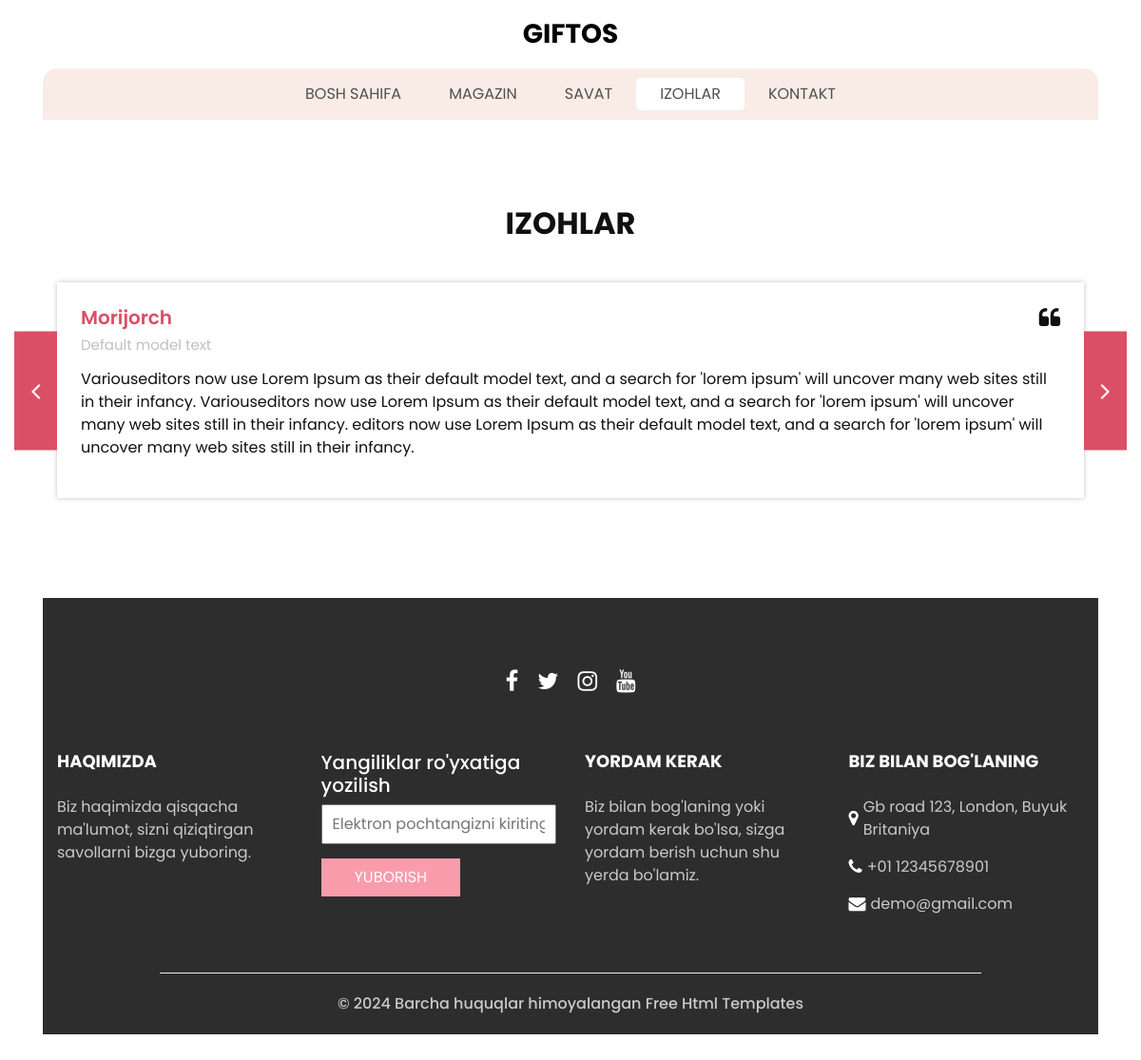
Page /testimonial/ on the committed database.
### main/models.py (models this page shows, shortened)
class Testimonial(models.Model):
    name = models.CharField(max_length=100)
    role = models.CharField(max_length=100, blank=True, null=True)
    content = models.TextField()
    class Meta:
        verbose_name = "Testimonial"
        verbose_name_plural = "Testimonials"
        ordering = ['name']

### main/views.py (the view)
# urls.py: path('testimonial/', testimonial, name='testimonial'),  # Testimonial sahifasi
def testimonial(request):
    testimonials = Testimonial.objects.all()
    context = {
        "testimonials": testimonials
    }
    return render(request, 'testimonial.html', context=context)

### templates/testimonial.html (shortened to what this page needs)
{% extends 'base.html' %}
{% block izoh %}active{% endblock %}
{% block content %}
<section class="client_section layout_padding">
  <div class="container">
    <div class="heading_container heading_center">
      <h2>Izohlar</h2>
    </div>
  </div>
  <div class="container px-0">
    <div id="testimonialCarousel" class="carousel carousel-fade" data-bs-ride="carousel">
      <div class="carousel-inner">
        {% for testimonial in testimonials %}
          <div class="carousel-item {% if forloop.first %}active{% endif %}">
            <div class="box">
              <div class="client_info">
                <div class="client_name">
                  <h5>{{ testimonial.name }}</h5>
                  {% if testimonial.role %}
                    <h6>{{ testimonial.role }}</h6>
                  {% endif %}
                </div>
                <i class="fa fa-quote-left" aria-hidden="true"></i>
              </div>
              <p>{{ testimonial.content }}</p>
            </div>
          </div>
        {% endfor %}
      </div>
      <div class="carousel_btn-box">
        <a class="carousel-control-prev" href="#testimonialCarousel" role="button" data-bs-slide="prev">
          <i class="fa fa-angle-left" aria-hidden="true"></i>
        </a>
        <a class="carousel-control-next" href="#testimonialCarousel" role="button" data-bs-slide="next">
          <i class="fa fa-angle-right" aria-hidden="true"></i>
        </a>
      </div>
    </div>
  </div>
</section>
{% endblock %}

### static/css/style.css (style rules this page uses)
body { font-family: "poppins", sans-serif; color: #101010; background-color: #ffffff; }
.layout_padding { padding-top: 90px; padding-bottom: 90px; }
.heading_container { display: -webkit-box; display: -ms-flexbox; display: flex; -webkit-box-orient: vertical; -webkit-box-direction: normal; -ms-flex-direction: column; flex-direction: column; }
.heading_container h2 { text-transform: uppercase; font-weight: bold; }
.heading_container.heading_center { -webkit-box-align: center; -ms-flex-align: center; align-items: center; text-align: center; }
a, a:hover, a:focus { text-decoration: none; }
.client_section .heading_container { margin-bottom: 20px; }
.client_section .box { margin: 15px 45px; -webkit-box-shadow: 0 0 5px 0 rgba(0, 0, 0, 0.25); box-shadow: 0 0 5px 0 rgba(0, 0, 0, 0.25); padding: 25px; }
.client_section .box .client_info { display: -webkit-box; display: -ms-flexbox; display: flex; -webkit-box-pack: justify; -ms-flex-pack: justify; justify-content: space-between; }
.client_section .box .client_info .client_name h5 { font-weight: 600; color: #db4f66; }
.client_section .box .client_info .client_name h6 { margin-bottom: 0; color: #bfc0c0; font-weight: normal; font-size: 15px; }
.client_section .box .client_info i { font-size: 24px; }
.client_section .box p { margin-top: 15px; }
.client_section .carousel-control-prev, .client_section .carousel-control-next { width: 45px; height: 125px; background-color: #db4f66; opacity: 1; font-size: 28px; font-weight: bold; top: 50%; -webkit-transform: translateY(-50%); transform: translateY(-50%); }
.client_section .carousel-control-prev { left: 0; }
.client_section .carousel-control-next { right: 0; }

### static/css/responsive.css (style rules this page uses)
@media (min-width: 1200px) { .container { max-width: 1170px; } }

### rows in the picture
Testimonial: name "Morijorch", role "Default model text", content "Variouseditors now use Lorem Ipsum as their default model text, and a search for 'lorem ipsum' will uncover many web sites still in their infancy. Variouseditors now use Lorem Ipsum as their default model text, and a search for 'lorem ipsum' will uncover many web sites still in their infancy. editors now use Lorem Ipsum as their default model text, and a search for 'lorem ipsum' will uncover many web sites still in their infancy."
